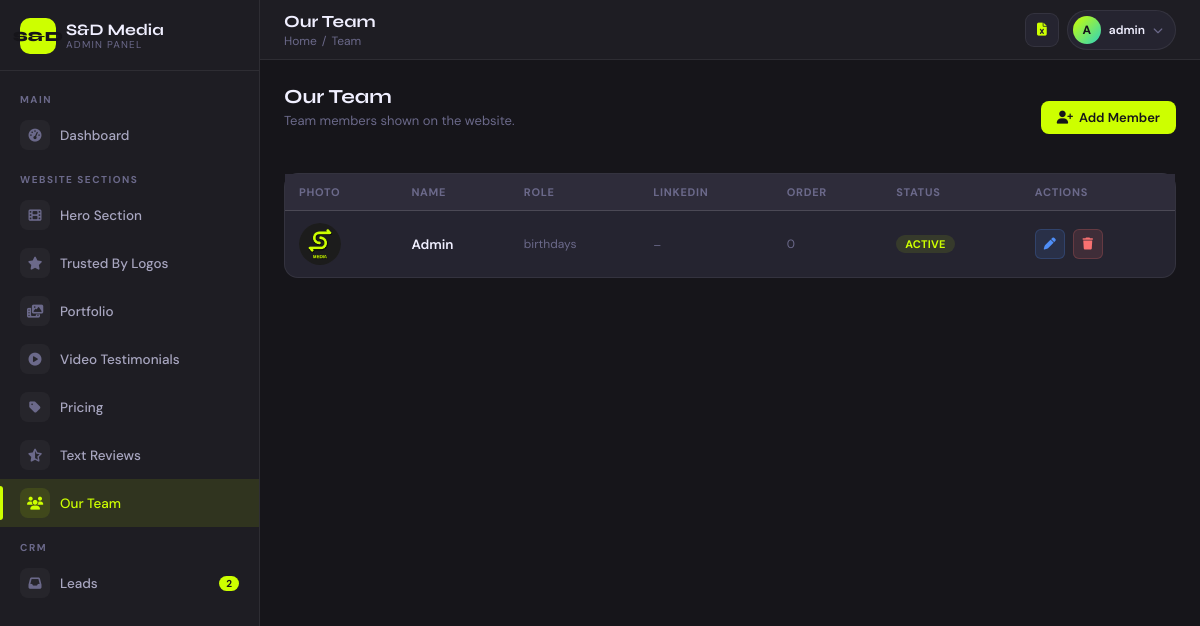
/cadmin/team/ (signed in), run on the app's committed database.
### core/models.py (models this page shows, shortened)
class TeamMember(models.Model):
    name = models.CharField(max_length=100)
    role = models.CharField(max_length=150)
    bio = models.TextField(blank=True)
    picture = models.ImageField(upload_to='team/')
    linkedin_url = models.URLField(blank=True, null=True)
    order = models.PositiveIntegerField(default=0)
    is_active = models.BooleanField(default=True)
    created_at = models.DateTimeField(auto_now_add=True)
    class Meta:
        verbose_name = "Team Member"
        verbose_name_plural = "Our Team"
        ordering = ['order', 'name']

### core/cadmin_views.py (the view)
# urls.py: path('team/',               v.team_list,   name='team_list'),
@cadmin_required
def team_list(request): return _list_view(request, TeamMember, 'custom_admin/team_list.html')

### core/cadmin_views.py (called while the page is built)
def is_staff(user):
    return user.is_authenticated and (user.is_staff or user.is_superuser)

def _base_ctx():
    return {'lead_count': Lead.objects.count()}

def _list_view(request, model, template, extra=None):
    qs = model.objects.all()
    paginator = Paginator(qs, 20)
    page = paginator.get_page(request.GET.get('page', 1))
    ctx = {**_base_ctx(), 'objects': page.object_list, 'page_obj': page, 'is_paginated': page.has_other_pages()}
    if extra: ctx.update(extra)
    return render(request, template, ctx)

### templates/custom_admin/team_list.html (shortened to what this page needs)
{% extends "custom_admin/base.html" %}
{% block page_title %}Our Team{% endblock %}
{% block breadcrumb %}<span class="sep">/</span> Team{% endblock %}
{% block content %}
<div style="display:flex;align-items:center;justify-content:space-between;margin-bottom:22px">
  <div><h2 class="section-title">Our Team</h2><p class="section-sub">Team members shown on the website.</p></div>
  <a href="{% url 'cadmin:team_add' %}" class="btn btn-primary"><i class="fa-solid fa-user-plus"></i> Add Member</a>
</div>
<div class="card" style="padding:0">
{% if objects %}
<div class="table-wrap"><table>
  <thead><tr><th>Photo</th><th>Name</th><th>Role</th><th>LinkedIn</th><th>Order</th><th>Status</th><th>Actions</th></tr></thead>
  <tbody>
  {% for obj in objects %}
  <tr>
    <td><div class="thumb" style="border-radius:50%">{% if obj.picture %}<img src="{{ obj.picture.url }}" />{% else %}<i class="fa-solid fa-user"></i>{% endif %}</div></td>
    <td style="font-weight:600">{{ obj.name }}</td>
    <td class="text-muted">{{ obj.role }}</td>
    <td>{% if obj.linkedin_url %}<a href="{{ obj.linkedin_url }}" target="_blank" class="video-link"><i class="fa-brands fa-linkedin"></i> LinkedIn</a>{% else %}<span class="text-muted">–</span>{% endif %}</td>
    <td class="text-muted">{{ obj.order }}</td>
    <td>{% if obj.is_active %}<span class="badge badge-green">Active</span>{% else %}<span class="badge" style="background:var(--bg3);color:var(--text3)">Off</span>{% endif %}</td>
    <td><div class="flex gap-2">
      <a href="{% url 'cadmin:team_edit' obj.pk %}" class="btn btn-blue btn-sm btn-icon"><i class="fa-solid fa-pen"></i></a>
      <button onclick="confirmDelete('{% url 'cadmin:team_delete' obj.pk %}','{{ obj.name|escapejs }}')" class="btn btn-danger btn-sm btn-icon"><i class="fa-solid fa-trash"></i></button>
    </div></td>
  </tr>
  {% endfor %}
  </tbody>
</table></div>
{% else %}
<div class="empty-state"><div class="empty-icon"><i class="fa-solid fa-users"></i></div><h3>No team members yet</h3><a href="{% url 'cadmin:team_add' %}" class="btn btn-primary mt-2"><i class="fa-solid fa-user-plus"></i> Add Member</a></div>
{% endif %}
</div>
{% endblock %}

### templates/custom_admin/base.html (shortened to what this page needs)
<!DOCTYPE html>
<html lang="en">
<head>
  <link rel="stylesheet" href="https://cdnjs.cloudflare.com/ajax/libs/font-awesome/6.5.0/css/all.min.css"/>
</head>
<body>
<aside class="sidebar" id="sidebar">
  <div class="sidebar-logo">
    <div class="logo-icon">S&D</div>
    <div>
      <div class="logo-text">S&D Media</div>
      <div class="logo-sub">Admin Panel</div>
    </div>
  </div>
  <div class="sidebar-scroll">
    <div class="nav-label">Main</div>
    <a href="{% url 'cadmin:dashboard' %}" class="nav-item {% if request.resolver_match.url_name == 'dashboard' %}active{% endif %}">
      <span class="nav-icon"><i class="fa-solid fa-gauge-high"></i></span>Dashboard
    </a>
    <div class="nav-label">Website Sections</div>
    <a href="{% url 'cadmin:hero_list' %}" class="nav-item {% if 'hero' in request.resolver_match.url_name %}active{% endif %}">
      <span class="nav-icon"><i class="fa-solid fa-film"></i></span>Hero Section
    </a>
    <a href="{% url 'cadmin:logo_list' %}" class="nav-item {% if 'logo' in request.resolver_match.url_name %}active{% endif %}">
      <span class="nav-icon"><i class="fa-solid fa-star"></i></span>Trusted By Logos
    </a>
    <a href="{% url 'cadmin:portfolio_category_list' %}" class="nav-item {% if 'portfolio' in request.resolver_match.url_name %}active{% endif %}">
      <span class="nav-icon"><i class="fa-solid fa-photo-film"></i></span>Portfolio
    </a>
    <a href="{% url 'cadmin:video_testimonial_list' %}" class="nav-item {% if 'video_testimonial' in request.resolver_match.url_name %}active{% endif %}">
      <span class="nav-icon"><i class="fa-solid fa-circle-play"></i></span>Video Testimonials
    </a>
    <a href="{% url 'cadmin:pricing_list' %}" class="nav-item {% if 'pricing' in request.resolver_match.url_name or 'video_type' in request.resolver_match.url_name %}active{% endif %}">
      <span class="nav-icon"><i class="fa-solid fa-tag"></i></span>Pricing
    </a>
    <a href="{% url 'cadmin:review_list' %}" class="nav-item {% if 'review' in request.resolver_match.url_name %}active{% endif %}">
      <span class="nav-icon"><i class="fa-solid fa-star-half-stroke"></i></span>Text Reviews
    </a>
    <a href="{% url 'cadmin:team_list' %}" class="nav-item {% if 'team' in request.resolver_match.url_name %}active{% endif %}">
      <span class="nav-icon"><i class="fa-solid fa-users"></i></span>Our Team
    </a>
    <div class="nav-label">CRM</div>
    <a href="{% url 'cadmin:lead_list' %}" class="nav-item {% if 'lead' in request.resolver_match.url_name %}active{% endif %}">
      <span class="nav-icon"><i class="fa-solid fa-inbox"></i></span>
      Leads
      {% if lead_count %}<span class="nav-badge">{{ lead_count }}</span>{% endif %}
    </a>
  </div>
</aside>
<div class="main-wrap">
  <header class="topbar">
    <div class="topbar-left">
      <div>
        <div class="page-title">{% block page_title %}Dashboard{% endblock %}</div>
        <div class="breadcrumb">
          <a href="{% url 'cadmin:dashboard' %}">Home</a>
          {% block breadcrumb %}{% endblock %}
        </div>
      </div>
    </div>
    <div class="topbar-right">
      <a href="{% url 'export-leads' %}" class="icon-btn" title="Export Leads to Excel">
        <i class="fa-solid fa-file-excel" style="color:var(--green)"></i>
      </a>
      <div class="user-menu">
        <div class="user-btn" onclick="toggleDropdown()" id="user-btn">
          <div class="user-avatar">{{ request.user.username|slice:":1"|upper }}</div>
          <span class="user-name-top">{{ request.user.username }}</span>
          <i class="fa-solid fa-chevron-down user-chevron" id="chevron"></i>
        </div>
      </div>
    </div>
  </header>
  <main class="content">{% block content %}{% endblock %}</main>
</div>
</body>
</html>

### data on the page
TeamMember: picture (picture), name "Admin", role "birthdays", order "0", is_active "ACTIVE"

### other printed values
{{ lead_count }} "2"
{{ request.user.username|slice:":1"|upper }} "A"
{{ request.user.username }} "admin"
